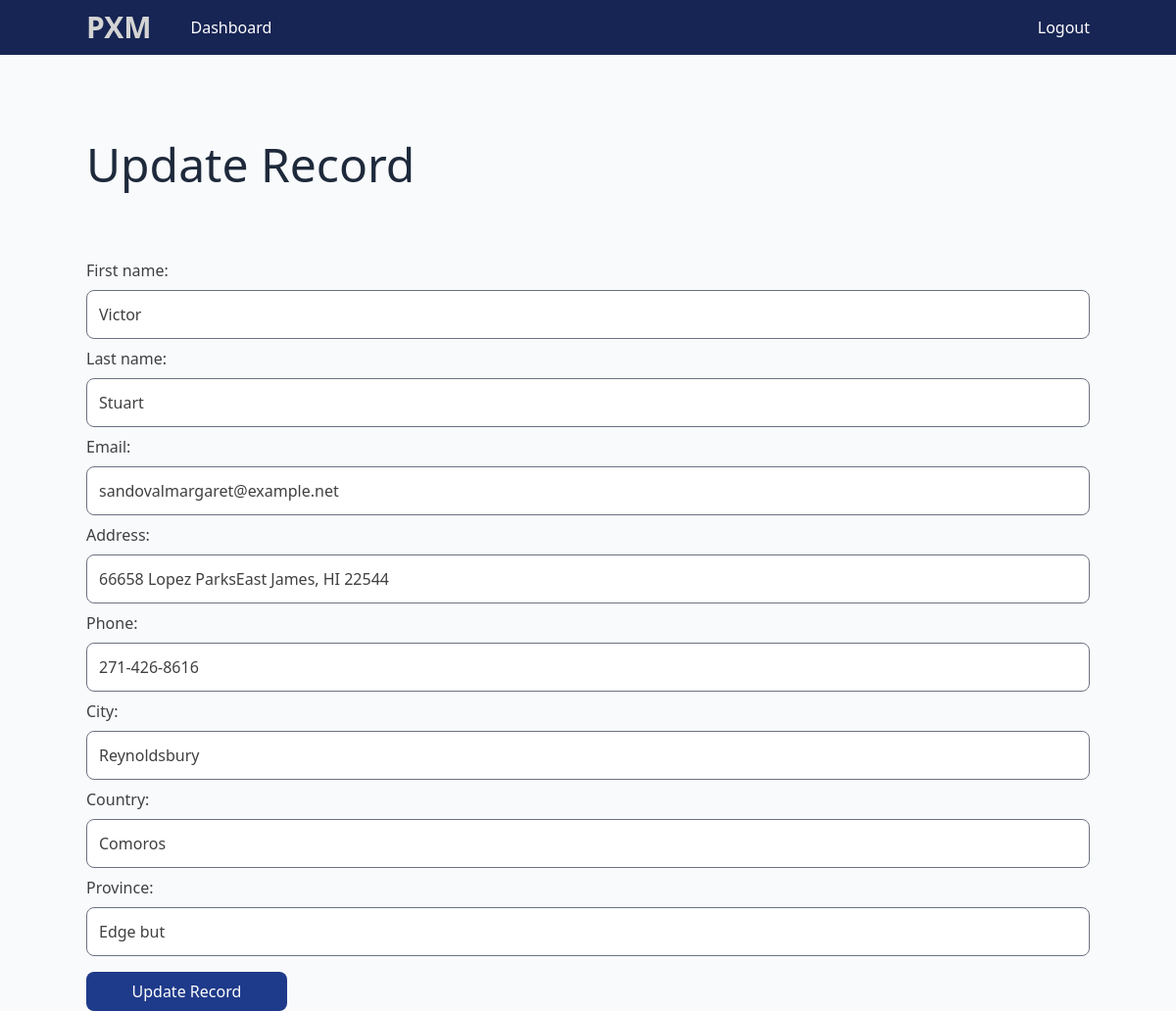
/update_record/7 (signed in), run on the app's committed database.
### project/models.py (models this page shows, shortened)
class Record(models.Model):
    created_at = models.DateTimeField(auto_now_add=True)
    first_name = models.CharField(max_length=100)
    last_name = models.CharField(max_length=100)
    email = models.CharField(max_length=255)
    phone = models.CharField(max_length=20)
    address = models.CharField(max_length=300)
    city = models.CharField(max_length=255)
    province = models.CharField(max_length=200)
    country = models.CharField(max_length=125)

### project/views.py (the view)
# urls.py: path('update_record/<int:pk>', views.update_record, name='update'),
@login_required(login_url="signin")
def update_record(request, pk):
    record = Record.objects.get(id=pk)
    form = UpdateRecordForm(instance=record)
    if request.method == 'POST':
        form = UpdateRecordForm(request.POST, instance=record)
        if form.is_valid():
            form.save()
            return redirect('dashboard')
    context = {'form': form}
    return render(request, 'project/update_record.html', context)

### project/templates/project/update_record.html (shortened to what this page needs)
{% extends 'project/base.html' %}
{% block content%}
<div class="container mx-auto mt-12">
    <p class="py-4">
    <h1 class="text-5xl text-slate-800 font-montserrat">
        Update Record {{''}}
    </h1>
    </p>
    <div class="mt-16">
        <form method="POST" autocomplete="off">
            <div class="mb-2">
                <div class="">{{ form.as_p}}</div>
            </div>
            <button type="submit" class="btn primary w-1/5"> Update Record</button>
        </form>
    </div>
</div>
{% endblock %}

### static/css/main.css (style rules this page uses)
*,:after,:before { box-sizing:border-box;border:0 solid #e5e7eb }
:after,:before { --tw-content:"" }
html { line-height:1.5;-webkit-text-size-adjust:100%;-moz-tab-size:4;-o-tab-size:4;tab-size:4;font-family:ui-sans-serif,system-ui,-apple-system,BlinkMacSystemFont,Segoe UI,Roboto,Helvetica Neue,Arial,Noto Sans,sans-serif,Apple Color Emoji,Segoe UI Emoji,Segoe UI Symbol,Noto Color Emoji;font-feature-settings:normal;font-variation-settings:normal }
body { margin:0;line-height:inherit }
h1,h2,h3,h4,h5,h6 { font-size:inherit;font-weight:inherit }
button,input,optgroup,select,textarea { font-family:inherit;font-feature-settings:inherit;font-variation-settings:inherit;font-size:100%;font-weight:inherit;line-height:inherit;color:inherit;margin:0;padding:0 }
button,select { text-transform:none }
[type=button],[type=reset],[type=submit],button { -webkit-appearance:button;background-color:initial;background-image:none }
blockquote,dd,dl,figure,h1,h2,h3,h4,h5,h6,hr,p,pre { margin:0 }
input::placeholder,textarea::placeholder { opacity:1;color:#9ca3af }
[role=button],button { cursor:pointer }
[multiple],[type=date],[type=datetime-local],[type=email],[type=month],[type=number],[type=password],[type=search],[type=tel],[type=text],[type=time],[type=url],[type=week],input:where(:not([type])),select,textarea { -webkit-appearance:none;-moz-appearance:none;appearance:none;background-color:#fff;border-color:#6b7280;border-width:1px;border-radius:0;padding:.5rem .75rem;font-size:1rem;line-height:1.5rem;--tw-shadow:0 0 #0000 }
input::placeholder,textarea::placeholder { color:#6b7280;opacity:1 }
*,::backdrop,:after,:before { --tw-border-spacing-x:0;--tw-border-spacing-y:0;--tw-translate-x:0;--tw-translate-y:0;--tw-rotate:0;--tw-skew-x:0;--tw-skew-y:0;--tw-scale-x:1;--tw-scale-y:1;--tw-pan-x: ;--tw-pan-y: ;--tw-pinch-zoom: ;--tw-scroll-snap-strictness:proximity;--tw-gradient-from-position: ;--tw-gradient-via-position: ;--tw-gradient-to-position: ;--tw-ordinal: ;--tw-slashed-zero: ;--tw-numeric-figure: ;--tw-numeric-spacing: ;--tw-numeric-fraction: ;--tw-ring-inset: ;--tw-ring-offset-width:0px;--tw-ring-offset-color:#fff;--tw-ring-color:#3b82f680;--tw-ring-offset-shadow:0 0 #0000;--tw-ring-shadow:0 0 #0000;--tw-shadow:0 0 #0000;--tw-shadow-colored:0 0 #0000;--tw-blur: ;--tw-brightness: ;--tw-contrast: ;--tw-grayscale: ;--tw-hue-rotate: ;--tw-invert: ;--tw-saturate: ;--tw-sepia: ;--tw-drop-shadow: ;--tw-backdrop-blur: ;--tw-backdrop-brightness: ;--tw-backdrop-contrast: ;--tw-backdrop-grayscale: ;--tw-backdrop-hue-rotate: ;--tw-backdrop-invert: ;--tw-backdrop-opacity: ;--tw-backdrop-saturate: ;--tw-backdrop-sepia: }
.container { width:100% }
@media (min-width:640px) { .container { max-width:640px } }
@media (min-width:768px) { .container { max-width:768px } }
@media (min-width:1024px) { .container { max-width:1024px } }
.btn { border-radius:.5rem;padding:.5rem 1rem;--tw-text-opacity:1;color:rgb(255 255 255/var(--tw-text-opacity)) }
.primary { --tw-bg-opacity:1;background-color:rgb(30 58 138/var(--tw-bg-opacity));transition-property:all;transition-timing-function:cubic-bezier(.4,0,.2,1);transition-duration:.15s;transition-delay:75ms;transition-timing-function:cubic-bezier(0,0,.2,1) }
.form_control { margin-top:.5rem;margin-bottom:.5rem;width:100%;border-radius:.5rem;padding:.75rem }
.mx-auto { margin-left:auto;margin-right:auto }
.mb-2,.my-2 { margin-bottom:.5rem }
.mt-12 { margin-top:3rem }
.mt-16 { margin-top:4rem }
.w-1\/5 { width:20% }
.py-4 { padding-top:1rem;padding-bottom:1rem }
.text-5xl { font-size:3rem;line-height:1 }
.text-slate-800 { --tw-text-opacity:1;color:rgb(30 41 59/var(--tw-text-opacity)) }
h1 { padding-top:.5rem;padding-bottom:.5rem;font-size:3rem;line-height:1 }
body { --tw-bg-opacity:1;background-color:rgb(248 250 252/var(--tw-bg-opacity));--tw-text-opacity:1;color:rgb(64 64 64/var(--tw-text-opacity)) }

### data on the page
Record: first_name "Victor", last_name "Stuart", email "sandovalmargaret@example.net", address "66658 Lopez ParksEast James, HI 22544", phone "271-426-8616", city "Reynoldsbury", country "Comoros", province "Edge but"
